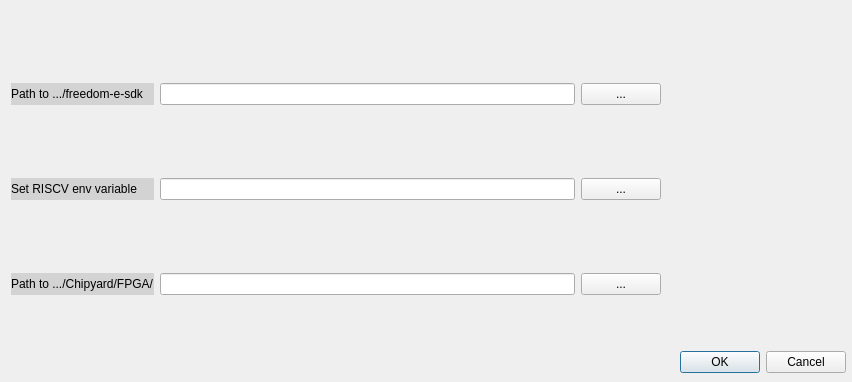
<?xml version="1.0" encoding="UTF-8"?>
<ui version="4.0">
 <class>SettingsDialog</class>
 <widget class="QDialog" name="SettingsDialog">
  <property name="geometry">
   <rect>
    <x>0</x>
    <y>0</y>
    <width>852</width>
    <height>382</height>
   </rect>
  </property>
  <property name="windowTitle">
   <string>Dialog</string>
  </property>
  <property name="modal">
   <bool>true</bool>
  </property>
  <widget class="QDialogButtonBox" name="ExitButtons">
   <property name="geometry">
    <rect>
     <x>680</x>
     <y>350</y>
     <width>166</width>
     <height>25</height>
    </rect>
   </property>
   <property name="minimumSize">
    <size>
     <width>166</width>
     <height>25</height>
    </size>
   </property>
   <property name="orientation">
    <enum>Qt::Horizontal</enum>
   </property>
   <property name="standardButtons">
    <set>QDialogButtonBox::Cancel|QDialogButtonBox::Ok</set>
   </property>
  </widget>
  <widget class="QWidget" name="SettingsWidget" native="true">
   <property name="geometry">
    <rect>
     <x>10</x>
     <y>10</y>
     <width>651</width>
     <height>361</height>
    </rect>
   </property>
   <property name="minimumSize">
    <size>
     <width>651</width>
     <height>361</height>
    </size>
   </property>
   <layout class="QGridLayout" name="gridLayout" rowstretch="0,0,0,0,0" columnstretch="0,0,0,0">
    <property name="leftMargin">
     <number>1</number>
    </property>
    <property name="topMargin">
     <number>0</number>
    </property>
    <property name="bottomMargin">
     <number>0</number>
    </property>
    <property name="verticalSpacing">
     <number>0</number>
    </property>
    <item row="4" column="2">
     <widget class="QLineEdit" name="chipyardFpgaPath">
      <property name="enabled">
       <bool>true</bool>
      </property>
      <property name="toolTip">
       <string>Set this path to the folder where the Chipyard/fpga directory lives on your computer</string>
      </property>
      <property name="readOnly">
       <bool>true</bool>
      </property>
     </widget>
    </item>
    <item row="0" column="2">
     <widget class="QLineEdit" name="freedomSdkPath">
      <property name="enabled">
       <bool>true</bool>
      </property>
      <property name="toolTip">
       <string>Set this path to the folder where the freedom-e-sdk lives on your computer</string>
      </property>
      <property name="whatsThis">
       <string/>
      </property>
      <property name="readOnly">
       <bool>true</bool>
      </property>
     </widget>
    </item>
    <item row="4" column="1">
     <widget class="QLabel" name="chipyardFpgaLabel">
      <property name="autoFillBackground">
       <bool>false</bool>
      </property>
      <property name="styleSheet">
       <string notr="true">background-color: lightgray;</string>
      </property>
      <property name="text">
       <string>Path to .../Chipyard/FPGA/</string>
      </property>
     </widget>
    </item>
    <item row="4" column="3">
     <widget class="QPushButton" name="chipyardFpgaButton">
      <property name="text">
       <string>...</string>
      </property>
     </widget>
    </item>
    <item row="0" column="1">
     <widget class="QLabel" name="FreedomSdkLabel">
      <property name="autoFillBackground">
       <bool>false</bool>
      </property>
      <property name="styleSheet">
       <string notr="true">background-color: lightgray;</string>
      </property>
      <property name="text">
       <string>Path to .../freedom-e-sdk</string>
      </property>
     </widget>
    </item>
    <item row="0" column="3">
     <widget class="QPushButton" name="freedomSdkButton">
      <property name="text">
       <string>...</string>
      </property>
     </widget>
    </item>
    <item row="2" column="1">
     <widget class="QLabel" name="riscvLabel">
      <property name="autoFillBackground">
       <bool>false</bool>
      </property>
      <property name="styleSheet">
       <string notr="true">background-color: lightgray;</string>
      </property>
      <property name="text">
       <string>Set RISCV env variable</string>
      </property>
     </widget>
    </item>
    <item row="2" column="3">
     <widget class="QPushButton" name="riscvButton">
      <property name="text">
       <string>...</string>
      </property>
     </widget>
    </item>
    <item row="2" column="2">
     <widget class="QLineEdit" name="riscvPath">
      <property name="enabled">
       <bool>true</bool>
      </property>
      <property name="toolTip">
       <string>Set this path to the folder where the RISC-V GCC compiler lives on your computer</string>
      </property>
      <property name="statusTip">
       <string/>
      </property>
      <property name="readOnly">
       <bool>true</bool>
      </property>
     </widget>
    </item>
   </layout>
  </widget>
 </widget>
 <resources/>
 <connections>
  <connection>
   <sender>ExitButtons</sender>
   <signal>accepted()</signal>
   <receiver>SettingsDialog</receiver>
   <slot>accept()</slot>
   <hints>
    <hint type="sourcelabel">
     <x>248</x>
     <y>254</y>
    </hint>
    <hint type="destinationlabel">
     <x>157</x>
     <y>274</y>
    </hint>
   </hints>
  </connection>
  <connection>
   <sender>ExitButtons</sender>
   <signal>rejected()</signal>
   <receiver>SettingsDialog</receiver>
   <slot>reject()</slot>
   <hints>
    <hint type="sourcelabel">
     <x>316</x>
     <y>260</y>
    </hint>
    <hint type="destinationlabel">
     <x>286</x>
     <y>274</y>
    </hint>
   </hints>
  </connection>
 </connections>
</ui>
